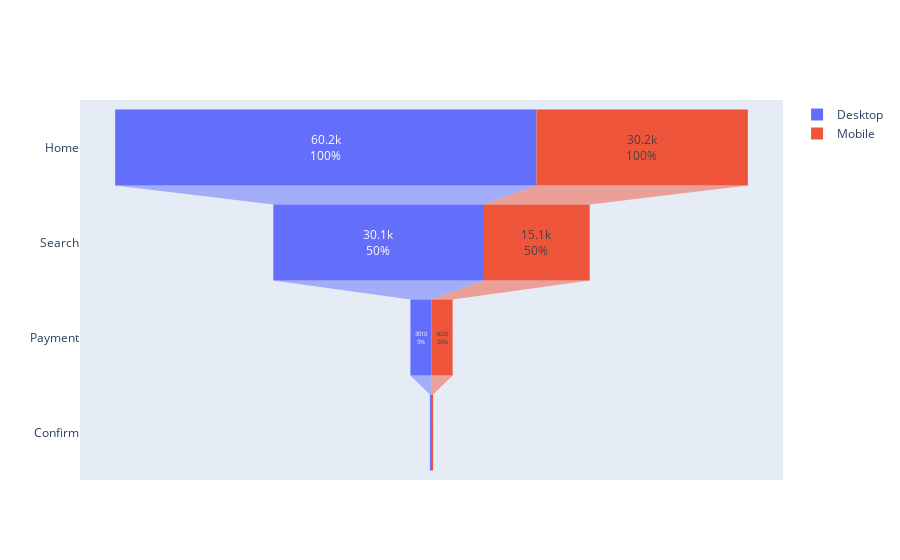

Notebook cell for this chart:
### Code cell
#Plot the graph to show the funnel
from plotly import graph_objects as go

fig = go.Figure()

fig.add_trace(go.Funnel(
    name = 'Desktop',
    y = phases,
    x = [60200, 30100, 3010, 150],
    textposition = 'inside',
    textinfo = "value+percent initial"))

fig.add_trace(go.Funnel(
    name = 'Mobile',
    orientation = "h",
    y = phases,
    x = [30200, 15100, 3020, 302],
    textposition = "inside",
    textinfo = "value+percent previous"))

fig.show()

### Figure 1 — Plotly figure (JSON) as saved in the notebook; plotly's stock layout.template omitted (floating-point values rounded to 4 significant figures)
{"data": [{"name": "Desktop", "textinfo": "value+percent initial", "textposition": "inside", "type": "funnel", "x": [60200, 30100, 3010, 150], "y": ["Home", "Search", "Payment", "Confirm"]}, {"name": "Mobile", "orientation": "h", "textinfo": "value+percent previous", "textposition": "inside", "type": "funnel", "x": [30200, 15100, 3020, 302], "y": ["Home", "Search", "Payment", "Confirm"]}], "layout": {}}
